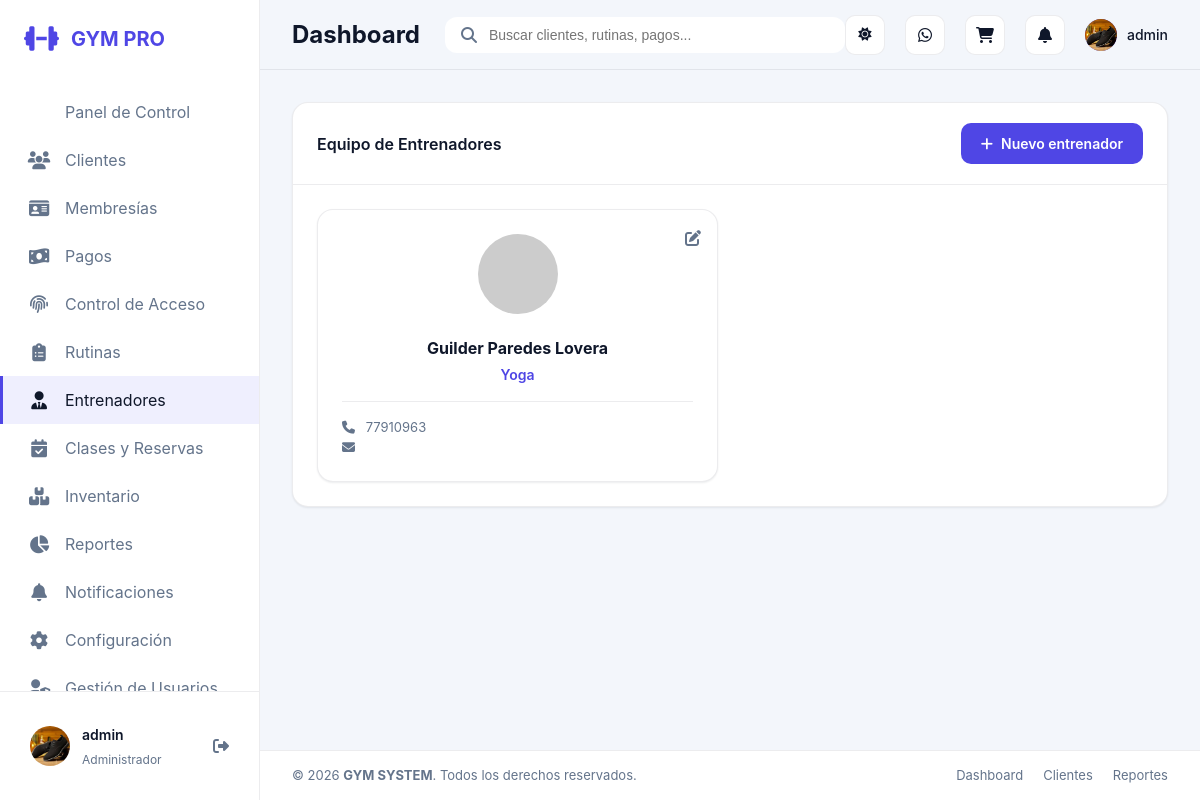
/entrenadores/ (signed in), run on an earlier commit of the app's database.
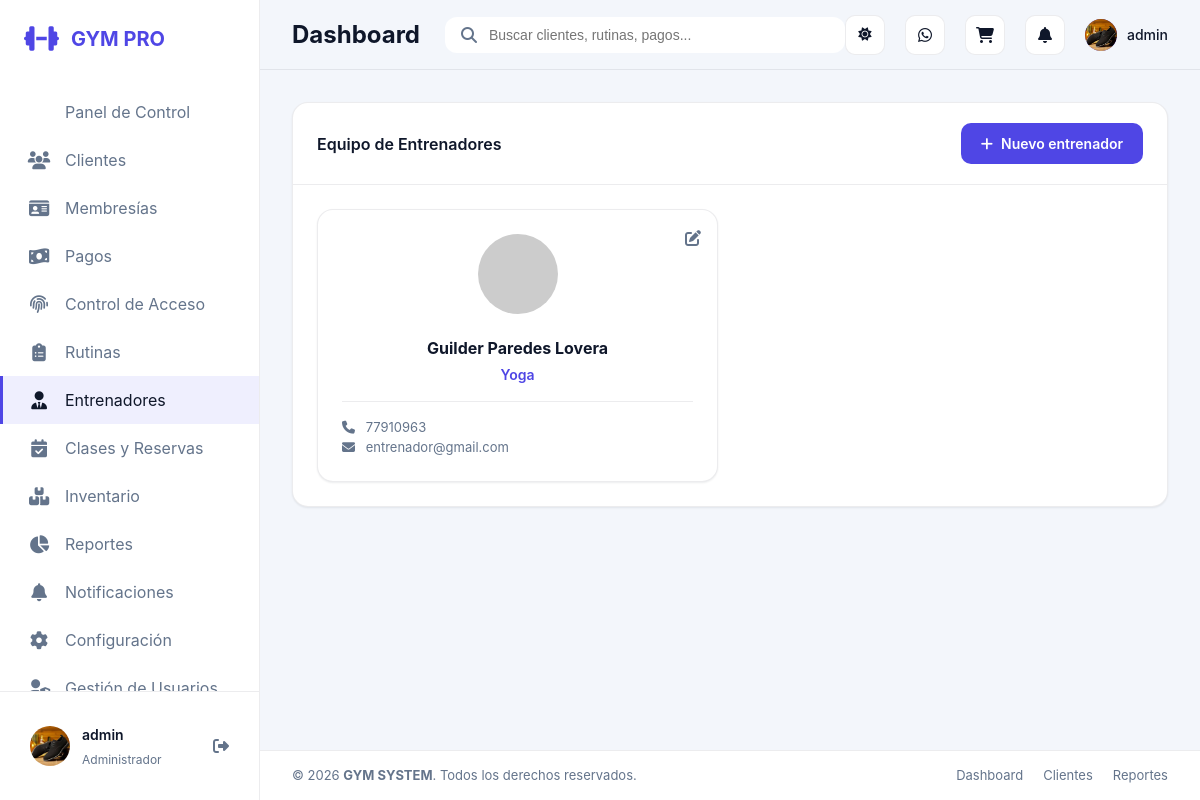
And on a later commit of the database.
### apps/trainers/models.py (models this page shows, shortened)
class Trainer(models.Model):
    full_name = models.CharField(max_length=140)
    specialty = models.CharField(max_length=120, blank=True)
    phone = models.CharField(max_length=40, blank=True)
    email = models.EmailField(blank=True)
    profile_photo = models.ImageField(upload_to='trainers/', blank=True, null=True)
    active = models.BooleanField(default=True)
    bio = models.TextField(blank=True)

### apps/trainers/views.py (the view)
# urls.py: path('', views.trainer_list, name='list'),
@role_required(UserProfile.ROLE_ADMIN, UserProfile.ROLE_RECEPTION)
def trainer_list(request):
    trainers = Trainer.objects.all().order_by('full_name')
    return render(request, 'trainers/trainer_list.html', {'trainers': trainers})

### apps/core/models.py (called while the page is built)
    @property
    def role_label(self):
        return self.get_role_display()

### apps/core/permissions.py (called while the page is built)
def get_user_profile(user):
    if not user or not user.is_authenticated:
        return None
    default_role = UserProfile.ROLE_ADMIN if user.is_superuser else UserProfile.ROLE_RECEPTION
    profile, _ = UserProfile.objects.get_or_create(
        user=user,
        defaults={'role': default_role},
    )
    if user.is_superuser and profile.role != UserProfile.ROLE_ADMIN:
        profile.role = UserProfile.ROLE_ADMIN
        profile.save(update_fields=['role'])
    return profile

def get_user_role(user):
    if not user or not user.is_authenticated:
        return None
    if user.is_superuser:
        return UserProfile.ROLE_ADMIN
    profile = get_user_profile(user)
    return profile.role if profile else None

def get_role_label(role):
    return ROLE_LABELS.get(role, 'Sin rol')

def get_linked_client(user):
    profile = get_user_profile(user)
    return profile.client if profile else None

def get_linked_trainer(user):
    profile = get_user_profile(user)
    return profile.trainer if profile else None

def has_role(user, *allowed_roles):
    role = get_user_role(user)
    return role in allowed_roles

### templates/trainers/trainer_list.html (shortened to what this page needs)
{% extends 'base.html' %}
{% block content %}
<div class="card">
    <div class="card-header">
        <h3 class="card-title">Equipo de Entrenadores</h3>
        <a href="{% url 'trainers:create' %}" class="btn btn-primary">
            <i class="fas fa-plus"></i> Nuevo entrenador
        </a>
    </div>
    <div class="card-body">
        <div style="display: grid; grid-template-columns: repeat(auto-fill, minmax(280px, 1fr)); gap: 24px;">
            {% for trainer in trainers %}
            <div class="card" style="border: 1px solid var(--border-color); padding: 24px; text-align: center; position: relative;">
                <a href="{% url 'trainers:edit' trainer.id %}" style="position: absolute; top: 16px; right: 16px; color: var(--text-muted);" title="Editar">
                    <i class="fas fa-edit"></i>
                </a>
                <img src="https://ui-avatars.com/api/?name={{ trainer.full_name }}&background=6366f1&color=fff&size=100" style="width: 80px; height: 80px; border-radius: 50%; margin-bottom: 16px;">
                <h4 style="margin-bottom: 4px;">{{ trainer.full_name }}</h4>
                <p style="color: var(--color-primary); font-size: 14px; font-weight: 600; margin-bottom: 12px;">{{ trainer.specialty }}</p>
                <div style="font-size: 13px; color: var(--text-muted); text-align: left; margin-top: 16px; border-top: 1px solid var(--border-color); padding-top: 16px;">
                    <p><i class="fas fa-phone" style="width: 20px;"></i> {{ trainer.phone }}</p>
                    <p><i class="fas fa-envelope" style="width: 20px;"></i> {{ trainer.email }}</p>
                </div>
            </div>
            {% empty %}
            <div style="grid-column: 1 / -1; text-align: center; padding: 48px; color: var(--text-muted);">
                <i class="fas fa-user-tie" style="font-size: 48px; margin-bottom: 16px; display: block;"></i>
                No hay entrenadores registrados.
            </div>
            {% endfor %}
        </div>
    </div>
</div>
{% endblock %}

What changed in the data, as far as the page shows it:
changed Trainer "Guilder Paredes Lovera": email (not shown) → "entrenador@gmail.com"
